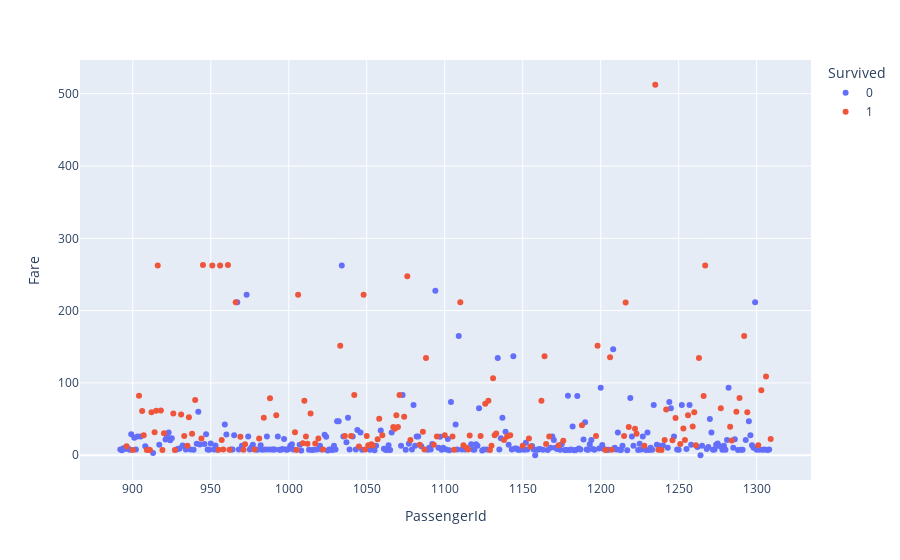

Source (notebook cell):
### Code cell
column1  = test_data.PassengerId
df = pd.DataFrame(column1, columns =['PassengerId'])
df1 = pd.DataFrame(prediction, columns =['Survived'])
result = pd.concat([df,df1],axis=1, join="inner")
visualized=test_data
merge=visualized.merge(result, how='inner', on='PassengerId')
merge.Survived=merge.Survived.astype('object')
fig = px.scatter(merge, x="PassengerId", y="Fare", color="Survived")
fig.show()
fig.write_image("Prediction_RandomForest.png")

### Figure 1 — Plotly figure (JSON) as saved in the notebook; plotly's stock layout.template omitted (floating-point values rounded to 4 significant figures; data arrays with more than 128 entries replaced by an {"elided": "..."} marker saying what was removed)
{"data": [{"hovertemplate": "Survived=0<br>PassengerId=%{x}<br>Fare=%{y}<extra></extra>", "legendgroup": "0", "marker": {"color": "#636efa", "symbol": "circle"}, "mode": "markers", "name": "0", "orientation": "v", "showlegend": true, "x": {"elided": "271 int values"}, "xaxis": "x", "y": {"elided": "271 float values"}, "yaxis": "y", "type": "scatter"}, {"hovertemplate": "Survived=1<br>PassengerId=%{x}<br>Fare=%{y}<extra></extra>", "legendgroup": "1", "marker": {"color": "#EF553B", "symbol": "circle"}, "mode": "markers", "name": "1", "orientation": "v", "showlegend": true, "x": {"elided": "147 int values"}, "xaxis": "x", "y": {"elided": "147 float values"}, "yaxis": "y", "type": "scatter"}], "layout": {"xaxis": {"anchor": "y", "domain": [0, 1], "title": {"text": "PassengerId"}}, "yaxis": {"anchor": "x", "domain": [0, 1], "title": {"text": "Fare"}}, "legend": {"title": {"text": "Survived"}, "tracegroupgap": 0}, "margin": {"t": 60}}}
